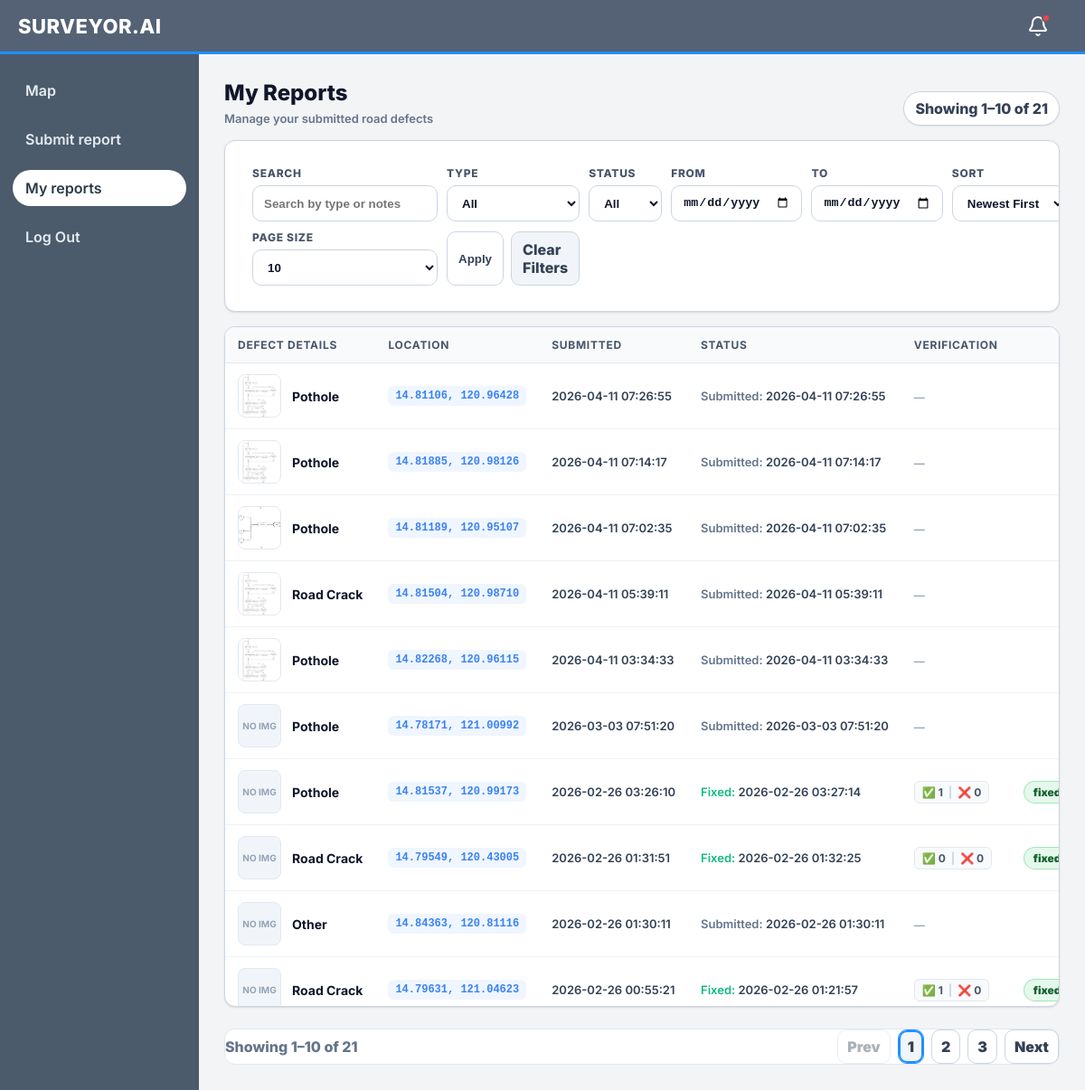
Screenshot of /my-reports (signed in) with the database file from the repository.
### app.py (models this page shows, shortened)
class Report(db.Model):
    id = db.Column(db.Integer, primary_key=True)
    user_id = db.Column(db.Integer, db.ForeignKey('user.id'), nullable=False, index=True)
    title = db.Column(db.String(200), nullable=False)
    body = db.Column(db.Text, nullable=False)
    latitude = db.Column(db.Float, nullable=True)
    longitude = db.Column(db.Float, nullable=True)
    obstruction_type = db.Column(db.String(50), nullable=True)
    photo_path = db.Column(db.String(512), nullable=True)
    created_at = db.Column(db.Integer, nullable=False, default=lambda: int(time.time()))
    status_updated_at = db.Column(db.Integer, nullable=True, default=lambda: int(time.time()))
    is_fixed = db.Column(db.Boolean, nullable=False, default=False)
    fixed_at = db.Column(db.Integer, nullable=True)
    is_false_report = db.Column(db.Boolean, nullable=False, default=False)
    thumbs_up_count = db.Column(db.Integer, nullable=False, default=0)
    thumbs_down_count = db.Column(db.Integer, nullable=False, default=0)
    @property
    def created_at_iso(self) -> str:
        try:
            return time.strftime('%Y-%m-%d %H:%M:%S', time.localtime(int(self.created_at)))
        except Exception:
            return str(self.created_at)
    @property
    def fixed_at_iso(self) -> str:
        try:
            if self.fixed_at:
                return time.strftime('%Y-%m-%d %H:%M:%S', time.localtime(int(self.fixed_at)))
            return ''
        except Exception:
            return ''

### app.py (the view, shortened to what this page needs)
@app.route('/my-reports')
def my_reports_page():
    current_user = _require_role('user')
    if not isinstance(current_user, User):
        return current_user
    if _is_admin_or_moderator(current_user):
        abort(403)
    q = (request.args.get('q') or '').strip()
    type_filter = (request.args.get('type') or '').strip().lower()
    status_filter = (request.args.get('status') or '').strip().lower()
    start_date = (request.args.get('start_date') or '').strip()
    end_date = (request.args.get('end_date') or '').strip()
    sort = (request.args.get('sort') or 'date_desc').strip().lower()
    mobile_ajax = request.args.get('mobile_ajax') == '1'
    try:
        page = max(1, int(request.args.get('page', '1')))
    except Exception:
        page = 1
    try:
        per_page = int(request.args.get('per_page', '10'))
    except Exception:
        per_page = 10
    if per_page not in (10, 20, 50):
        per_page = 10
    query = Report.query.filter(Report.user_id == int(current_user.id))
    if start_date:
        try:
            start_ts = int(time.mktime(time.strptime(start_date, "%Y-%m-%d")))
            query = query.filter(Report.created_at >= start_ts)
        except ValueError:
            pass
    if end_date:
        try:
            end_ts = int(time.mktime(time.strptime(end_date, "%Y-%m-%d"))) + 86399
            query = query.filter(Report.created_at <= end_ts)
        except ValueError:
            pass
    query = query.filter(Report.is_false_report == False)
    if sort == 'date_asc':
        query = query.order_by(asc(Report.created_at), asc(Report.id))
    elif sort == 'type':
        query = query.order_by(asc(Report.obstruction_type), desc(Report.created_at), desc(Report.id))
    else:
        sort = 'date_desc'
        query = query.order_by(desc(Report.created_at), desc(Report.id))
    total = query.count()
    pages = max(1, (total + per_page - 1) // per_page)
    if page > pages:
        page = pages
    offset = (page - 1) * per_page
    reports = query.limit(per_page).offset(offset).all()
    start = 0 if total == 0 else offset + 1
    end = 0 if total == 0 else min(total, offset + len(reports))
    return render_template(
        '/my_reports.html',
        current_user=current_user,
        is_admin=False,
        reports=reports,
        q=q,
        type_filter=type_filter,
        status_filter=status_filter,
        start_date=start_date,
        end_date=end_date,
        sort=sort,
        per_page=per_page,
        page=page,
        pages=pages,
        total=total,
        start=start,
        end=end,
    )

### templates/my_reports.html (shortened to what this page needs)
<!DOCTYPE html>
<html>
  <head>
    <link rel="stylesheet" href="{{ url_for('static', filename='css/users.css') }}" />
    <link rel="stylesheet" href="{{ url_for('static', filename='css/my_reports.css') }}" />
    <link rel="stylesheet" href="{{ url_for('static', filename='css/mobile-nav.css') }}" />
  </head>
  <body>
    <header class="topbar">
      <div class="brand">SURVEYOR.AI</div>
      <div style="margin-left:auto; margin-right:12px; position:relative;">
        <button id="notifBtn" style="background:none; border:none; width:40px; height:40px; border-radius:8px; cursor:pointer; display:flex; align-items:center; justify-content:center; position:relative;">
          <img src="{{ url_for('static', filename='icons/bell.svg') }}" width="24" height="24" alt="Notifications" style="filter: brightness(0) invert(1);" />
          <div id="notifBadge" style="position:absolute; top:6px; right:6px; width:10px; height:10px; background:#ef4444; border:2px solid #556276; border-radius:50%; display:none;"></div>
        </button>
      </div>
    </header>
    <div class="layout">
      <aside class="sidebar">
        <nav class="nav">
          <a href="/map">Map</a>
          <a href="/reports">Submit report</a>
          <a class="active" href="/my-reports">My reports</a>
          <a href="/logout">Log Out</a>
        </nav>
      </aside>
      <main class="main">
        <div class="page">
          <div class="page-header">
            <div>
              <div class="title">My Reports</div>
              <div class="subtitle">Manage your submitted road defects</div>
            </div>
            <div class="count">Showing {{ start }}–{{ end }} of {{ total }}</div>
          </div>
          <div class="controls card">
            <form class="controls-inner" method="get" action="{{ url_for('my_reports_page') }}" id="filtersForm">
              <div class="control-row my-reports-filters" id="filtersContent">
                <div class="control">
                  <label class="control-label" for="q">Search</label>
                  <input id="q" class="control-input" type="text" name="q" value="{{ q or '' }}" placeholder="Search by type or notes" />
                </div>
                <div class="control">
                  <label class="control-label" for="type">Type</label>
                  <select id="type" class="control-input" name="type">
                    <option value="" {% if not type_filter %}selected{% endif %}>All</option>
                  </select>
                </div>
                <div class="control">
                  <label class="control-label" for="status">Status</label>
                  <select id="status" class="control-input" name="status">
                    <option value="" {% if not status_filter %}selected{% endif %}>All</option>
                  </select>
                </div>
                <div class="control">
                  <label class="control-label" for="start_date">From</label>
                  <input id="start_date" class="control-input" type="date" name="start_date" value="{{ start_date or '' }}" />
                </div>
                <div class="control">
                  <label class="control-label" for="end_date">To</label>
                  <input id="end_date" class="control-input" type="date" name="end_date" value="{{ end_date or '' }}" />
                </div>
                <div class="control">
                  <label class="control-label" for="sort">Sort</label>
                  <select id="sort" class="control-input" name="sort">
                    <option value="date_desc" {% if sort == 'date_desc' %}selected{% endif %}>Newest First</option>
                  </select>
                </div>
                <div class="control">
                  <label class="control-label" for="per_page">Page size</label>
                  <select id="per_page" class="control-input" name="per_page">
                    <option value="10" {% if per_page == 10 %}selected{% endif %}>10</option>
                  </select>
                </div>
                <div class="control actions">
                  <button class="btn" type="submit">Apply</button>
                  <a class="btn secondary" href="{{ url_for('my_reports_page') }}">Clear Filters</a>
                </div>
              </div>
            </form>
          </div>
          <div class="card">
            <div class="table-wrap tall">
              <table class="table" aria-label="My reports table">
                <thead>
                  <tr>
                    <th style="width: 25%;">Defect Details</th>
                    <th style="width: 15%;">Location</th>
                    <th style="width: 15%;">Submitted</th>
                    <th style="width: 15%;">Status</th>
                    <th style="width: 15%;">Verification</th>
                    <th style="width: 15%; text-align: right;">Actions</th>
                  </tr>
                </thead>
                <tbody>
                  {% if reports and reports|length > 0 %}
                    {% for r in reports %}
                      <tr>
                        <td>
                          <div class="report-cell">
                            <a class="report-thumb"
                               {% if r.photo_path %}href="{{ url_for('static', filename=r.photo_path) }}" target="_blank" rel="noopener"{% endif %}>
                              {% if r.photo_path %}
                                <img src="{{ url_for('static', filename=r.photo_path) }}" alt="Evidence">
                              {% else %}
                                <span>No Img</span>
                              {% endif %}
                            </a>
                            <div class="report-info">
                              <div class="report-type">{{ r.obstruction_type or 'Unknown' }}</div>
                            </div>
                          </div>
                        </td>
                        <td>
                          {% if r.latitude is not none and r.longitude is not none %}
                            <a href="{{ url_for('map_page', lat=r.latitude, lng=r.longitude) }}" class="coords-link" title="View on map">
                              {{ '%.5f'|format(r.latitude) }}, {{ '%.5f'|format(r.longitude) }}
                            </a>
                          {% else %}
                            <span class="muted" style="font-size:12px;">No location</span>
                          {% endif %}
                        </td>
                        <td>
                          <div class="timestamp-cell" style="font-size: 13px; color: #334155;">{{ r.created_at_iso }}</div>
                        </td>
                        <td>
                          <div class="timestamp-cell" style="font-size: 13px; color: #334155;">
                            {% if r.is_fixed and r.fixed_at %}
                              <span style="color: #10b981; font-weight: 600;">Fixed:</span> {{ r.fixed_at_iso }}
                            {% else %}
                              <span style="color: #64748b; font-weight: 600;">Submitted:</span> {{ r.created_at_iso }}
                            {% endif %}
                          </div>
                        </td>
                        <td>
                          {% if r.is_fixed %}
                            <div class="reaction-pill">
                              <span title="Verified Fixed">✅ {{ r.thumbs_up_count }}</span>
                              <span style="color:#cbd5e1">|</span>
                              <span title="Still Broken">❌ {{ r.thumbs_down_count }}</span>
                            </div>
                          {% else %}
                            <span style="color: #94a3b8; font-size: 12px;">—</span>
                          {% endif %}
                        </td>
                        <td style="text-align: right;">
                          {% if r.is_fixed %}
                            <div style="display: flex; gap: 8px; justify-content: flex-end; align-items: center;">
                              <span class="badge badge--active">Fixed</span>
                            </div>
                          {% else %}
                            <button class="mini-btn warn" onclick="markAsFixed({{ r.id }})" title="Mark as Fixed">
                              Mark Fixed
                            </button>
                          {% endif %}
                        </td>
                      </tr>
                    {% endfor %}
                  {% endif %}
                </tbody>
              </table>
            </div>
          </div>
          <div class="pagination">
            <div class="range">Showing {{ start }}–{{ end }} of {{ total }}</div>
            <div class="pager">
              {% if page > 1 %}
                <a class="page-btn" href="{{ url_for('my_reports_page', q=q, type=type_filter, status=status_filter, sort=sort, per_page=per_page, page=(page-1)) }}">Prev</a>
              {% else %}
                <span class="page-btn" style="opacity: 0.4; pointer-events: none;">Prev</span>
              {% endif %}
              {% set start_page = (page - 2) if (page - 2) > 1 else 1 %}
              {% set end_page = (page + 2) if (page + 2) < pages else pages %}
              {% for p in range(start_page, end_page + 1) %}
                <a class="page-num {% if p == page %}active{% endif %}" href="{{ url_for('my_reports_page', q=q, type=type_filter, status=status_filter, sort=sort, per_page=per_page, page=p) }}">{{ p }}</a>
              {% endfor %}
              {% if page < pages %}
                <a class="page-btn" href="{{ url_for('my_reports_page', q=q, type=type_filter, status=status_filter, sort=sort, per_page=per_page, page=(page+1)) }}">Next</a>
              {% else %}
                <span class="page-btn" style="opacity: 0.4; pointer-events: none;">Next</span>
              {% endif %}
            </div>
          </div>
        </div>
      </main>
    </div>
  </body>
</html>

### rows the page displays
Report: photo_path (picture), obstruction_type "Pothole", latitude "14.81106", longitude "120.96428", created_at_iso "2026-04-11 07:26:55"
Report: photo_path (picture), obstruction_type "Pothole", latitude "14.81885", longitude "120.98126", created_at_iso "2026-04-11 07:14:17"
Report: photo_path (picture), obstruction_type "Pothole", latitude "14.81189", longitude "120.95107", created_at_iso "2026-04-11 07:02:35"
Report: photo_path (picture), obstruction_type "Road Crack", latitude "14.81504", longitude "120.98710", created_at_iso "2026-04-11 05:39:11"
Report: photo_path (picture), obstruction_type "Pothole", latitude "14.82268", longitude "120.96115", created_at_iso "2026-04-11 03:34:33"
Report: shows "NO IMG", obstruction_type "Pothole", latitude "14.78171", longitude "121.00992", created_at_iso "2026-03-03 07:51:20"
Report: shows "NO IMG", obstruction_type "Pothole", latitude "14.81537", longitude "120.99173", created_at_iso "2026-02-26 03:26:10", fixed_at_iso "2026-02-26 03:27:14", thumbs_up_count "1", thumbs_down_count "0"
Report: shows "NO IMG", obstruction_type "Road Crack", latitude "14.79549", longitude "120.43005", created_at_iso "2026-02-26 01:31:51", fixed_at_iso "2026-02-26 01:32:25", thumbs_up_count "0", thumbs_down_count "0"
Report: shows "NO IMG", obstruction_type "Other", latitude "14.84363", longitude "120.81116", created_at_iso "2026-02-26 01:30:11"
Report: shows "NO IMG", obstruction_type "Road Crack", latitude "14.79631", longitude "121.04623", created_at_iso "2026-02-26 00:55:21", fixed_at_iso "2026-02-26 01:21:57", thumbs_up_count "1", thumbs_down_count "0"

### other values shown
{{ start }} "1"
{{ end }} "10"
{{ total }} "21"
{{ p }} "1" "2" "3"
